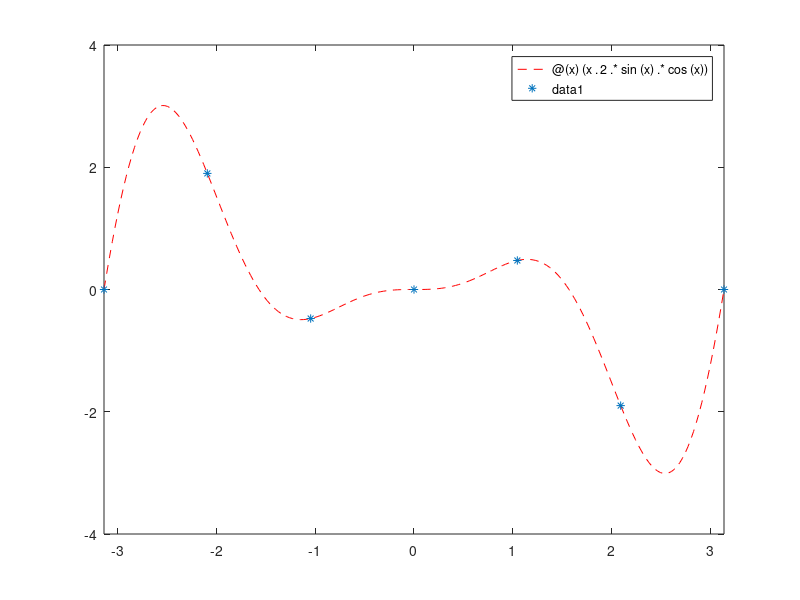

This chart was generated by the following MATLAB code: (Note: this script raises an error after producing the figure.)
fprintf('approximate a function using least square problem')

% fiunction and domain
f = @(x)(x.^2.*sin(x).*cos(x)); 
alfa = -pi; beta = pi;

% plot function
figure(1)
title('approximation using least squares')
xlabel('x')
ylabel('y')
fplot(f,[alfa,beta],'r--'); 
hold on
pause

% loop over the number of nodes 
for n=6:4:14
    
    % define interpolation nodes 
    x=linspace(alfa,beta,n+1)'; 
    plot(x,f(x),'*') 
    pause
    
    % polynomial grade
    m = n-2; 
    
    % compute polynomial coefficients using least square 
    a = getPolynCoeffLeastSquare(m,x,f(x));
    
    % plot the polynom
    t = linspace(alfa,beta,100); 
    yp = polyval(a,t); 
    plot(t,yp); 
    pause
    
    % compute the approximation error
    E = max(abs(f(t)-yp)); 
    disp('    #nodes     error')
    disp([n+1,E])
    
end